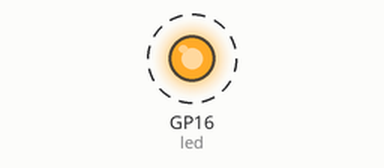
The program below on a simulated Raspberry Pi Pico running MicroPython. On the bench: output pins drawn as LEDs (lit = HIGH). Dashed ring = blinking. What the program prints to the serial console is not drawn.

Above: at 0.5 s.
Timing chart, 0 to 4.6 s (numbered marks = the images above):
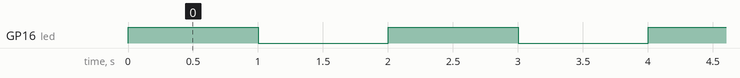

Measured:
- by itself, GP16 (led): alternates HIGH for 1.0 s and LOW for 1.0 s

The program:

main.py
```python
"""
充電器を使って、ラズパイの電子部品を起動する為には、main.pyと必ず名前を付けるルールになっている。
その理由は、MicroPythonのルールに従っているからである。
"""

from machine import Pin  # type: ignore
import time

# LED点灯
led = Pin(16, Pin.OUT)

while True:
    led.value(1)
    time.sleep(1)
    led.value(0)
    time.sleep(1)

    print("LED点灯しました")
```
